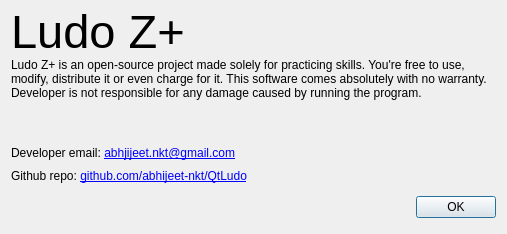
<?xml version="1.0" encoding="UTF-8"?>
<ui version="4.0">
 <class>AboutDialog</class>
 <widget class="QDialog" name="AboutDialog">
  <property name="geometry">
   <rect>
    <x>0</x>
    <y>0</y>
    <width>507</width>
    <height>234</height>
   </rect>
  </property>
  <property name="sizePolicy">
   <sizepolicy hsizetype="Expanding" vsizetype="Expanding">
    <horstretch>0</horstretch>
    <verstretch>0</verstretch>
   </sizepolicy>
  </property>
  <property name="windowTitle">
   <string>About Ludo Z+</string>
  </property>
  <layout class="QVBoxLayout" name="verticalLayout_2">
   <item>
    <widget class="QLabel" name="label">
     <property name="minimumSize">
      <size>
       <width>0</width>
       <height>41</height>
      </size>
     </property>
     <property name="font">
      <font>
       <pointsize>35</pointsize>
       <weight>50</weight>
       <bold>false</bold>
      </font>
     </property>
     <property name="text">
      <string>Ludo Z+</string>
     </property>
    </widget>
   </item>
   <item>
    <widget class="QLabel" name="label_2">
     <property name="sizePolicy">
      <sizepolicy hsizetype="Expanding" vsizetype="Fixed">
       <horstretch>0</horstretch>
       <verstretch>0</verstretch>
      </sizepolicy>
     </property>
     <property name="minimumSize">
      <size>
       <width>0</width>
       <height>81</height>
      </size>
     </property>
     <property name="text">
      <string>Ludo Z+ is an open-source project made solely for practicing skills. You're free to use, modify, distribute it or even charge for it. This software comes absolutely with no warranty. Developer is not responsible for any damage caused by running the program.</string>
     </property>
     <property name="alignment">
      <set>Qt::AlignLeading|Qt::AlignLeft|Qt::AlignTop</set>
     </property>
     <property name="wordWrap">
      <bool>true</bool>
     </property>
     <property name="openExternalLinks">
      <bool>false</bool>
     </property>
    </widget>
   </item>
   <item>
    <widget class="QLabel" name="label_4">
     <property name="sizePolicy">
      <sizepolicy hsizetype="Expanding" vsizetype="Fixed">
       <horstretch>0</horstretch>
       <verstretch>0</verstretch>
      </sizepolicy>
     </property>
     <property name="minimumSize">
      <size>
       <width>0</width>
       <height>17</height>
      </size>
     </property>
     <property name="text">
      <string>Developer email: &lt;a href='mailto:abhijeet.nkt@gmail.com'&gt;&lt;span style=&quot; text-decoration: underline; color:#0000ff;&quot;&gt;abhjijeet.nkt@gmail.com&lt;/span&gt;&lt;/a&gt;</string>
     </property>
     <property name="openExternalLinks">
      <bool>true</bool>
     </property>
    </widget>
   </item>
   <item>
    <widget class="QLabel" name="label_3">
     <property name="sizePolicy">
      <sizepolicy hsizetype="Expanding" vsizetype="Fixed">
       <horstretch>0</horstretch>
       <verstretch>0</verstretch>
      </sizepolicy>
     </property>
     <property name="minimumSize">
      <size>
       <width>0</width>
       <height>17</height>
      </size>
     </property>
     <property name="text">
      <string>Github repo: &lt;a href=&quot;http://github.com/abhijeet-nkt/QtLudo&quot;&gt;&lt;span style=&quot; text-decoration: underline; color:#0000ff;&quot;&gt;github.com/abhijeet-nkt/QtLudo&lt;/span&gt;&lt;/a&gt;</string>
     </property>
     <property name="openExternalLinks">
      <bool>true</bool>
     </property>
    </widget>
   </item>
   <item>
    <widget class="QDialogButtonBox" name="buttonBox">
     <property name="minimumSize">
      <size>
       <width>0</width>
       <height>32</height>
      </size>
     </property>
     <property name="orientation">
      <enum>Qt::Horizontal</enum>
     </property>
     <property name="standardButtons">
      <set>QDialogButtonBox::Ok</set>
     </property>
    </widget>
   </item>
  </layout>
 </widget>
 <resources/>
 <connections>
  <connection>
   <sender>buttonBox</sender>
   <signal>accepted()</signal>
   <receiver>AboutDialog</receiver>
   <slot>accept()</slot>
   <hints>
    <hint type="sourcelabel">
     <x>248</x>
     <y>254</y>
    </hint>
    <hint type="destinationlabel">
     <x>157</x>
     <y>274</y>
    </hint>
   </hints>
  </connection>
  <connection>
   <sender>buttonBox</sender>
   <signal>rejected()</signal>
   <receiver>AboutDialog</receiver>
   <slot>reject()</slot>
   <hints>
    <hint type="sourcelabel">
     <x>316</x>
     <y>260</y>
    </hint>
    <hint type="destinationlabel">
     <x>286</x>
     <y>274</y>
    </hint>
   </hints>
  </connection>
 </connections>
</ui>
